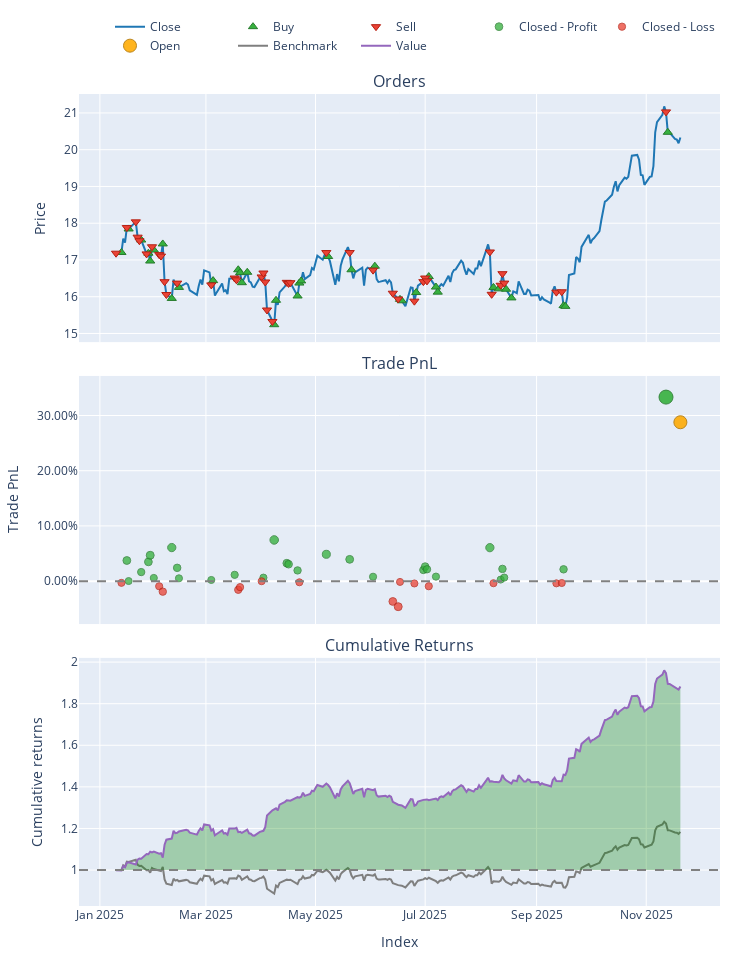

The cell this chart's notebook holds for it:
### Markdown cell above
#### MDU - YES

### Code cell
# 2. Load Data
try:
    # ensuring your path is correct
    data = pd.read_csv('data/processed/MDU_processed_2022.csv')
    if 'Date' in data.columns:
        data['Date'] = pd.to_datetime(data['Date'])
        data.set_index('Date', inplace=True)
    print("Data loaded successfully.")
except FileNotFoundError:
    print("Error: Data file not found. Check path.")
    sys.exit()

# 3. Split Train/Test
split_idx = int(len(data) * 0.7)
train_df = data.iloc[:split_idx]
test_df = data.iloc[split_idx:]

# --- TRAINING PHASE ---
print("Training PPO Agent...")

# Initialize Trainer (Pass config if needed, or defaults)
trainer = ModelTrainerRL(config['reinforcement_learning'])
env_params = config['reinforcement_learning']['environment']

# Create Training Environment
env_train = TradingEnvRL(
    train_df, 
    initial_balance=env_params.get('initial_balance', 10000),
    commission=env_params.get('commission', 0.001),
    lookback_window=env_params.get('lookback_window', 30),
    reward_func='profit'
)

# Train and Save
# This automatically handles the VecNormalize wrapper creation
result = trainer.train_ppo(env_train) 

# IMPORTANT: Save the model and the normalization stats to disk
# We will reload them for the test phase to ensure consistency
save_path = "models/"
trainer.save_models(save_path)
print("Training Complete. Models saved.")

# --- INFERENCE PHASE (UPDATED) ---
print("Generating Agent Predictions on Test Data...")

# 1. Load the Trained Model
model = PPO.load(os.path.join(save_path, "ppo_model"))

# 2. Create the Test Environment
# Must have the same observation space (columns) as training
env_test = TradingEnvRL(
    test_df, 
    initial_balance=env_params.get('initial_balance', 100000),
    commission=env_params.get('commission', 0.001),
    lookback_window=env_params.get('lookback_window', 30),
    reward_func='profit' 
)

# 3. Wrap it in DummyVecEnv (Required for SB3)
vec_env_test = DummyVecEnv([lambda: env_test])

# 4. Load Normalization Statistics
# This applies the Training Mean/Variance to the Test Data (Crucial!)
norm_path = os.path.join(save_path, "ppo_vecnormalize.pkl")
if os.path.exists(norm_path):
    vec_env_test = VecNormalize.load(norm_path, vec_env_test)
    vec_env_test.training = False     # Do not update stats on test data
    vec_env_test.norm_reward = False  # Do not normalize rewards for testing
else:
    print("WARNING: Normalization stats not found. Model predictions may be garbage.")

# 5. Run Inference Loop
obs = vec_env_test.reset()
done = [False]  # VecEnv returns done as a list/array
actions = []

while not done[0]:
    # Predict action (obs is now correctly scaled)
    action, _ = model.predict(obs, deterministic=True)
    actions.append(action[0]) # Extract single action
    
    # Step the environment
    obs, _, done, _ = vec_env_test.step(action)

print(f"Generated {len(actions)} actions.")


# --- BACKTESTING PHASE ---
print("Running Backtest...")

backtester = PortfolioBacktesterRL(env_params) 

# Note: 'actions' corresponds to the period [lookback_window : end]
# Ensure your backtester handles this alignment. 
# Usually, passing the full price_data and the lookback_window allows 
# the backtester to slice the prices correctly to match the actions.
portfolio = backtester.run_backtest(
    price_data=test_df['close'], 
    predicted_weights=np.array(actions).flatten(),
    lookback_window=env_params.get('lookback_window', 30)
)

comparison = backtester.compare_with_buy_and_hold_rl()

# Show Metrics
metrics = backtester.get_performance_metrics()
print("\n--- Strategy Performance ---")
for k, v in metrics.items():
    print(f"{k}: {v:.4f}")
    
# Plot
portfolio.plot().show()

### Figure 1 — Plotly figure (JSON) as saved in the notebook; plotly's stock layout.template omitted (floating-point values rounded to 4 significant figures; data arrays with more than 128 entries replaced by an {"elided": "..."} marker saying what was removed)
{"data": [{"legendgroup": "0", "line": {"color": "#1f77b4"}, "name": "Close", "showlegend": true, "type": "scatter", "uid": "c666c4d8-d195-4185-a041-6dcd82045e5a", "x": {"elided": "218 str values"}, "xaxis": "x", "y": {"elided": "218 float values"}, "yaxis": "y"}, {"customdata": [[1.0, 8239.0, 141.7], [3.0, 319.9, 5.708], [7.0, 13.38, 0.2348], [9.0, 14.43, 0.2479], [10.0, 5635.0, 95.63], [12.0, 12560.0, 216.9], [15.0, 238.8, 4.164], [18.0, 14350.0, 229.0], [20.0, 14510.0, 235.8], [22.0, 1380.0, 22.69], [25.0, 4077.0, 68.23], [26.0, 4684.0, 78.01], [27.0, 3940.0, 64.55], [28.0, 1773.0, 29.54], [34.0, 9124.0, 139.0], [35.0, 7431.0, 118.2], [39.0, 4521.0, 72.43], [40.0, 8449.0, 138.3], [41.0, 81.11, 1.333], [43.0, 1638.0, 28.01], [45.0, 1604.0, 26.83], [47.0, 3574.0, 60.16], [50.0, 7902.0, 125.9], [51.0, 3063.0, 48.67], [53.0, 5614.0, 90.47], [57.0, 14.92, 0.2469], [58.0, 7562.0, 123.0], [59.0, 3681.0, 59.36], [62.0, 5475.0, 88.98], [63.0, 4261.0, 69.09], [67.0, 1235.0, 20.01], [68.0, 2426.0, 38.73], [71.0, 12080.0, 190.3], [72.0, 6033.0, 94.94], [74.0, 65.54, 1.342]], "hovertemplate": "Order Id: %{customdata[0]}<br>Timestamp: %{x}<br>Price: %{y}<br>Size: %{customdata[1]:.6f}<br>Fees: %{customdata[2]:.6f}", "legendgroup": "1", "marker": {"color": "#37B13F", "line": {"color": "rgb(38,123,44)", "width": 1}, "size": 8, "symbol": "triangle-up"}, "mode": "markers", "name": "Buy", "type": "scatter", "uid": "17762f7e-3501-44b6-9926-f9405ac23d43", "x": ["2025-01-13T00:00:00-05:00", "2025-01-17T00:00:00-05:00", "2025-01-24T00:00:00-05:00", "2025-01-28T00:00:00-05:00", "2025-01-29T00:00:00-05:00", "2025-01-31T00:00:00-05:00", "2025-02-05T00:00:00-05:00", "2025-02-10T00:00:00-05:00", "2025-02-14T00:00:00-05:00", "2025-03-05T00:00:00-05:00", "2025-03-19T00:00:00-04:00", "2025-03-20T00:00:00-04:00", "2025-03-21T00:00:00-04:00", "2025-03-24T00:00:00-04:00", "2025-04-08T00:00:00-04:00", "2025-04-09T00:00:00-04:00", "2025-04-21T00:00:00-04:00", "2025-04-22T00:00:00-04:00", "2025-04-23T00:00:00-04:00", "2025-05-08T00:00:00-04:00", "2025-05-21T00:00:00-04:00", "2025-06-03T00:00:00-04:00", "2025-06-17T00:00:00-04:00", "2025-06-18T00:00:00-04:00", "2025-06-26T00:00:00-04:00", "2025-07-03T00:00:00-04:00", "2025-07-07T00:00:00-04:00", "2025-07-08T00:00:00-04:00", "2025-08-08T00:00:00-04:00", "2025-08-11T00:00:00-04:00", "2025-08-15T00:00:00-04:00", "2025-08-18T00:00:00-04:00", "2025-09-16T00:00:00-04:00", "2025-09-17T00:00:00-04:00", "2025-11-13T00:00:00-05:00"], "xaxis": "x", "y": [17.2, 17.84, 17.54, 17.18, 16.97, 17.27, 17.44, 15.95, 16.25, 16.44, 16.73, 16.65, 16.38, 16.66, 15.24, 15.9, 16.02, 16.37, 16.43, 17.09, 16.73, 16.83, 15.93, 15.89, 16.11, 16.55, 16.26, 16.12, 16.25, 16.21, 16.2, 15.97, 15.76, 15.74, 20.47], "yaxis": "y"}, {"customdata": [[0.0, 2439.0, 41.92], [2.0, 11600.0, 207.4], [4.0, 211.8, 3.82], [5.0, 269.0, 4.74], [6.0, 65.66, 1.151], [8.0, 264.8, 4.545], [11.0, 5629.0, 97.72], [13.0, 12600.0, 216.1], [14.0, 15.93, 0.2726], [16.0, 761.0, 12.49], [17.0, 296.5, 4.761], [19.0, 14440.0, 236.3], [21.0, 1393.0, 22.74], [23.0, 14560.0, 240.3], [24.0, 28.6, 0.4707], [29.0, 1628.0, 26.93], [30.0, 12690.0, 211.3], [31.0, 200.2, 3.283], [32.0, 716.4, 11.2], [33.0, 328.5, 5.034], [36.0, 7155.0, 117.3], [37.0, 3733.0, 61.08], [38.0, 2085.0, 34.15], [42.0, 1631.0, 28.06], [44.0, 1563.0, 26.89], [46.0, 3604.0, 60.28], [48.0, 675.6, 10.87], [49.0, 10290.0, 164.0], [52.0, 5709.0, 90.65], [54.0, 4817.0, 79.06], [55.0, 3278.0, 54.11], [56.0, 3030.0, 49.78], [60.0, 8422.0, 145.0], [61.0, 833.0, 13.38], [64.0, 41.31, 0.6739], [65.0, 2106.0, 35.02], [66.0, 1415.0, 23.16], [69.0, 8826.0, 142.3], [70.0, 8894.0, 143.5], [73.0, 63.93, 1.344]], "hovertemplate": "Order Id: %{customdata[0]}<br>Timestamp: %{x}<br>Price: %{y}<br>Size: %{customdata[1]:.6f}<br>Fees: %{customdata[2]:.6f}", "legendgroup": "2", "marker": {"color": "#EA4335", "line": {"color": "rgb(181,31,18)", "width": 1}, "size": 8, "symbol": "triangle-down"}, "mode": "markers", "name": "Sell", "type": "scatter", "uid": "01a435d0-85d2-484b-aaa6-10d49e2a7ccc", "x": ["2025-01-10T00:00:00-05:00", "2025-01-16T00:00:00-05:00", "2025-01-21T00:00:00-05:00", "2025-01-22T00:00:00-05:00", "2025-01-23T00:00:00-05:00", "2025-01-27T00:00:00-05:00", "2025-01-30T00:00:00-05:00", "2025-02-03T00:00:00-05:00", "2025-02-04T00:00:00-05:00", "2025-02-06T00:00:00-05:00", "2025-02-07T00:00:00-05:00", "2025-02-13T00:00:00-05:00", "2025-03-04T00:00:00-05:00", "2025-03-17T00:00:00-04:00", "2025-03-18T00:00:00-04:00", "2025-04-01T00:00:00-04:00", "2025-04-02T00:00:00-04:00", "2025-04-03T00:00:00-04:00", "2025-04-04T00:00:00-04:00", "2025-04-07T00:00:00-04:00", "2025-04-15T00:00:00-04:00", "2025-04-16T00:00:00-04:00", "2025-04-17T00:00:00-04:00", "2025-05-07T00:00:00-04:00", "2025-05-20T00:00:00-04:00", "2025-06-02T00:00:00-04:00", "2025-06-13T00:00:00-04:00", "2025-06-16T00:00:00-04:00", "2025-06-25T00:00:00-04:00", "2025-06-30T00:00:00-04:00", "2025-07-01T00:00:00-04:00", "2025-07-02T00:00:00-04:00", "2025-08-06T00:00:00-04:00", "2025-08-07T00:00:00-04:00", "2025-08-12T00:00:00-04:00", "2025-08-13T00:00:00-04:00", "2025-08-14T00:00:00-04:00", "2025-09-12T00:00:00-04:00", "2025-09-15T00:00:00-04:00", "2025-11-12T00:00:00-05:00"], "xaxis": "x", "y": [17.18, 17.88, 18.04, 17.62, 17.52, 17.16, 17.36, 17.15, 17.11, 16.41, 16.06, 16.37, 16.32, 16.51, 16.46, 16.54, 16.65, 16.4, 15.64, 15.33, 16.39, 16.36, 16.38, 17.2, 17.2, 16.72, 16.1, 15.94, 15.88, 16.41, 16.51, 16.43, 17.22, 16.07, 16.31, 16.63, 16.37, 16.12, 16.13, 21.03], "yaxis": "y"}, {"customdata": [[1.0, 1.0, 3731.0, 0.0374], [2.0, 2.0, 0.973, 0.0001701], [3.0, 2.0, 3.93, 0.01643], [4.0, 2.0, 8.986, 0.03491], [5.0, 2.0, 4712.0, 0.04687], [6.0, 2.0, 632.5, 0.005807], [9.0, 4.0, 7390.0, 0.06083], [10.0, 5.0, 2775.0, 0.0241], [11.0, 6.0, 604.0, 0.005112], [12.0, 7.0, 49.13, 0.00217], [13.0, 7.0, 1360.0, 0.01147], [17.0, 9.0, 581.8, 0.006364], [18.0, 10.0, 10350.0, 0.07464], [19.0, 11.0, 3686.0, 0.03252], [20.0, 11.0, 485.8, 0.03067], [21.0, 12.0, 1438.0, 0.01942], [23.0, 13.0, 1299.0, 0.04863], [24.0, 13.0, 1020.0, 0.0395], [25.0, 13.0, 476.2, 0.00798], [30.0, 15.0, 1569.0, 0.02029], [31.0, 15.0, 1390.0, 0.02642], [32.0, 15.0, 20.76, 0.02152], [34.0, 16.0, 397.9, 0.008196], [35.0, 17.0, 8145.0, 0.06065], [37.0, 19.0, 1.886, 0.002812], [38.0, 19.0, 759.0, 0.0222], [39.0, 19.0, 148.1, 0.006447], [42.0, 20.0, 3058.0, 0.02141], [43.0, 21.0, 335.5, 0.3334]], "hovertemplate": "Exit Trade Id: %{customdata[0]}<br>Position Id: %{customdata[1]}<br>Exit Timestamp: %{x}<br>PnL: %{customdata[2]:.6f}<br>Return: %{customdata[3]:.2%}", "legendgroup": "3", "marker": {"color": "#37B13F", "line": {"color": "rgb(38,123,44)", "width": 1}, "opacity": [0.7668, 0.75, 0.7573, 0.7657, 0.771, 0.7526, 0.7773, 0.7608, 0.7522, 0.7509, 0.7551, 0.7528, 0.7835, 0.7646, 0.7637, 0.7587, 0.7718, 0.7677, 0.7535, 0.7591, 0.7618, 0.7596, 0.7536, 0.7772, 0.7512, 0.7599, 0.7528, 0.7596, 0.9], "size": [7.783, 7.001, 7.342, 7.73, 7.982, 7.119, 8.275, 7.503, 7.104, 7.043, 7.238, 7.131, 8.565, 7.68, 7.641, 7.405, 8.019, 7.827, 7.165, 7.423, 7.552, 7.449, 7.169, 8.271, 7.056, 7.463, 7.133, 7.447, 14.0], "symbol": "circle"}, "mode": "markers", "name": "Closed - Profit", "type": "scatter", "uid": "d4cfd22a-f0f5-4c07-9377-67b85d63962d", "x": ["2025-01-16T00:00:00-05:00", "2025-01-17T00:00:00-05:00", "2025-01-24T00:00:00-05:00", "2025-01-28T00:00:00-05:00", "2025-01-29T00:00:00-05:00", "2025-01-31T00:00:00-05:00", "2025-02-10T00:00:00-05:00", "2025-02-13T00:00:00-05:00", "2025-02-14T00:00:00-05:00", "2025-03-04T00:00:00-05:00", "2025-03-17T00:00:00-04:00", "2025-04-02T00:00:00-04:00", "2025-04-08T00:00:00-04:00", "2025-04-15T00:00:00-04:00", "2025-04-16T00:00:00-04:00", "2025-04-21T00:00:00-04:00", "2025-05-07T00:00:00-04:00", "2025-05-20T00:00:00-04:00", "2025-06-02T00:00:00-04:00", "2025-06-30T00:00:00-04:00", "2025-07-01T00:00:00-04:00", "2025-07-02T00:00:00-04:00", "2025-07-07T00:00:00-04:00", "2025-08-06T00:00:00-04:00", "2025-08-12T00:00:00-04:00", "2025-08-13T00:00:00-04:00", "2025-08-14T00:00:00-04:00", "2025-09-16T00:00:00-04:00", "2025-11-12T00:00:00-05:00"], "xaxis": "x2", "y": [0.0374, 0.0001701, 0.01643, 0.03491, 0.04687, 0.005807, 0.06083, 0.0241, 0.005112, 0.00217, 0.01147, 0.006364, 0.07464, 0.03252, 0.03067, 0.01942, 0.04863, 0.0395, 0.00798, 0.02029, 0.02642, 0.02152, 0.008196, 0.06065, 0.002812, 0.0222, 0.006447, 0.02141, 0.3334], "yaxis": "y2"}, {"customdata": [[0.0, 0.0, -131.2, -0.003129], [7.0, 3.0, -1011.0, -0.009288], [8.0, 4.0, -77.73, -0.01898], [14.0, 8.0, -1052.0, -0.01563], [15.0, 8.0, -581.1, -0.0109], [16.0, 9.0, -3.745, -0.0001393], [22.0, 12.0, -10.1, -0.00208], [26.0, 13.0, -414.5, -0.03679], [27.0, 13.0, -5839.0, -0.04622], [28.0, 14.0, -59.8, -0.001382], [29.0, 15.0, -379.0, -0.004172], [33.0, 16.0, -2.255, -0.009197], [36.0, 18.0, -58.53, -0.003733], [40.0, 19.0, -568.5, -0.003987], [41.0, 19.0, -2.248, -0.003373]], "hovertemplate": "Exit Trade Id: %{customdata[0]}<br>Position Id: %{customdata[1]}<br>Exit Timestamp: %{x}<br>PnL: %{customdata[2]:.6f}<br>Return: %{customdata[3]:.2%}", "legendgroup": "4", "marker": {"color": "#EA4335", "line": {"color": "rgb(181,31,18)", "width": 1}, "opacity": [0.7513, 0.7541, 0.7585, 0.757, 0.7548, 0.75, 0.7509, 0.7665, 0.7707, 0.7506, 0.7518, 0.7541, 0.7516, 0.7517, 0.7515], "size": [7.063, 7.192, 7.396, 7.326, 7.226, 7.0, 7.041, 7.77, 7.968, 7.026, 7.085, 7.19, 7.075, 7.081, 7.068], "symbol": "circle"}, "mode": "markers", "name": "Closed - Loss", "type": "scatter", "uid": "1457a18f-bcc3-40c5-948b-42bbbf41cbf6", "x": ["2025-01-13T00:00:00-05:00", "2025-02-03T00:00:00-05:00", "2025-02-05T00:00:00-05:00", "2025-03-19T00:00:00-04:00", "2025-03-20T00:00:00-04:00", "2025-04-01T00:00:00-04:00", "2025-04-22T00:00:00-04:00", "2025-06-13T00:00:00-04:00", "2025-06-16T00:00:00-04:00", "2025-06-17T00:00:00-04:00", "2025-06-25T00:00:00-04:00", "2025-07-03T00:00:00-04:00", "2025-08-08T00:00:00-04:00", "2025-09-12T00:00:00-04:00", "2025-09-15T00:00:00-04:00"], "xaxis": "x2", "y": [-0.003129, -0.009288, -0.01898, -0.01563, -0.0109, -0.0001393, -0.00208, -0.03679, -0.04622, -0.001382, -0.004172, -0.009197, -0.003733, -0.003987, -0.003373], "yaxis": "y2"}, {"customdata": [[44.0, 21.0, 42040.0, 0.2878]], "hovertemplate": "Exit Trade Id: %{customdata[0]}<br>Position Id: %{customdata[1]}<br>Exit Timestamp: %{x}<br>PnL: %{customdata[2]:.6f}<br>Return: %{customdata[3]:.2%}", "legendgroup": "5", "marker": {"color": "#FFAA00", "line": {"color": "rgb(178,118,0)", "width": 1}, "opacity": [0.8795], "size": [13.04], "symbol": "circle"}, "mode": "markers", "name": "Open", "type": "scatter", "uid": "967bffba-a4b2-4bba-92d6-cbd31b1b2363", "x": ["2025-11-20T00:00:00-05:00"], "xaxis": "x2", "y": [0.2878], "yaxis": "y2"}, {"legendgroup": "6", "line": {"color": "#7f7f7f"}, "name": "Benchmark", "showlegend": true, "type": "scatter", "uid": "dcd93077-d14c-43da-bdb6-a56c68149c14", "x": {"elided": "218 str values"}, "xaxis": "x3", "y": {"elided": "218 float values"}, "yaxis": "y3"}, {"hoverinfo": "skip", "legendgroup": "7", "line": {"color": "rgba(0, 0, 0, 0)", "width": 0}, "opacity": 0, "showlegend": false, "type": "scatter", "uid": "5d9d6700-564a-41e2-b36e-380cf3a0a691", "x": {"elided": "218 str values"}, "xaxis": "x3", "y": {"elided": "218 int values"}, "yaxis": "y3"}, {"connectgaps": false, "fill": "tonexty", "fillcolor": "rgba(0, 128, 0, 0.3)", "hoverinfo": "skip", "legendgroup": "7", "line": {"color": "rgba(0, 0, 0, 0)", "width": 0}, "opacity": 0, "showlegend": false, "type": "scatter", "uid": "9a7eca52-7092-4276-80d8-e1c5bb097217", "x": {"elided": "218 str values"}, "xaxis": "x3", "y": {"elided": "218 float values"}, "yaxis": "y3"}, {"hoverinfo": "skip", "legendgroup": "7", "line": {"color": "rgba(0, 0, 0, 0)", "width": 0}, "opacity": 0, "showlegend": false, "type": "scatter", "uid": "78b378a3-7ec6-442b-96ae-0f5d62afcf61", "x": {"elided": "218 str values"}, "xaxis": "x3", "y": {"elided": "218 int values"}, "yaxis": "y3"}, {"connectgaps": false, "fill": "tonexty", "fillcolor": "rgba(255, 0, 0, 0.3)", "hoverinfo": "skip", "legendgroup": "7", "line": {"color": "rgba(0, 0, 0, 0)", "width": 0}, "opacity": 0, "showlegend": false, "type": "scatter", "uid": "b725f95f-bb47-4a11-9355-5779affd139c", "x": {"elided": "218 str values"}, "xaxis": "x3", "y": {"elided": "218 float values"}, "yaxis": "y3"}, {"legendgroup": "8", "line": {"color": "#9467bd"}, "name": "Value", "showlegend": true, "type": "scatter", "uid": "e96a5c57-7795-4883-82fa-d783542e0eb0", "x": {"elided": "218 str values"}, "xaxis": "x3", "y": {"elided": "218 float values"}, "yaxis": "y3"}, {"hoverinfo": "skip", "legendgroup": "7", "line": {"color": "rgba(0, 0, 0, 0)", "width": 0}, "opacity": 0, "showlegend": false, "type": "scatter", "uid": "d7e7a9ed-f542-4fa9-947a-617194c03b2f", "x": {"elided": "218 str values"}, "xaxis": "x3", "y": {"elided": "218 int values"}, "yaxis": "y3"}], "layout": {"annotations": [{"font": {"size": 16}, "showarrow": false, "text": "Orders", "x": 0.5, "xanchor": "center", "xref": "paper", "y": 1, "yanchor": "bottom", "yref": "paper"}, {"font": {"size": 16}, "showarrow": false, "text": "Trade PnL", "x": 0.5, "xanchor": "center", "xref": "paper", "y": 0.6528, "yanchor": "bottom", "yref": "paper"}, {"font": {"size": 16}, "showarrow": false, "text": "Cumulative Returns", "x": 0.5, "xanchor": "center", "xref": "paper", "y": 0.3056, "yanchor": "bottom", "yref": "paper"}], "height": 960, "legend": {"orientation": "h", "traceorder": "normal", "x": 1, "xanchor": "right", "y": 1.042, "yanchor": "bottom"}, "margin": {"b": 30, "l": 30, "r": 30, "t": 30}, "shapes": [{"line": {"color": "gray", "dash": "dash"}, "type": "line", "x0": 0, "x1": 1, "xref": "paper", "y0": 0, "y1": 0, "yref": "y2"}, {"line": {"color": "gray", "dash": "dash"}, "type": "line", "x0": 0, "x1": 1, "xref": "paper", "y0": 1, "y1": 1, "yref": "y3"}], "showlegend": true, "width": 750, "xaxis": {"anchor": "y", "domain": [0, 1], "matches": "x3", "showticklabels": false}, "xaxis2": {"anchor": "y2", "domain": [0, 1], "matches": "x3", "showticklabels": false}, "xaxis3": {"anchor": "y3", "domain": [0, 1], "title": {"text": "Index"}}, "yaxis": {"anchor": "x", "domain": [0.6944, 1], "title": {"text": "Price"}}, "yaxis2": {"anchor": "x2", "domain": [0.3472, 0.6528], "tickformat": ".2%", "title": {"text": "Trade PnL"}}, "yaxis3": {"anchor": "x3", "domain": [0, 0.3056], "title": {"text": "Cumulative returns"}}}}
